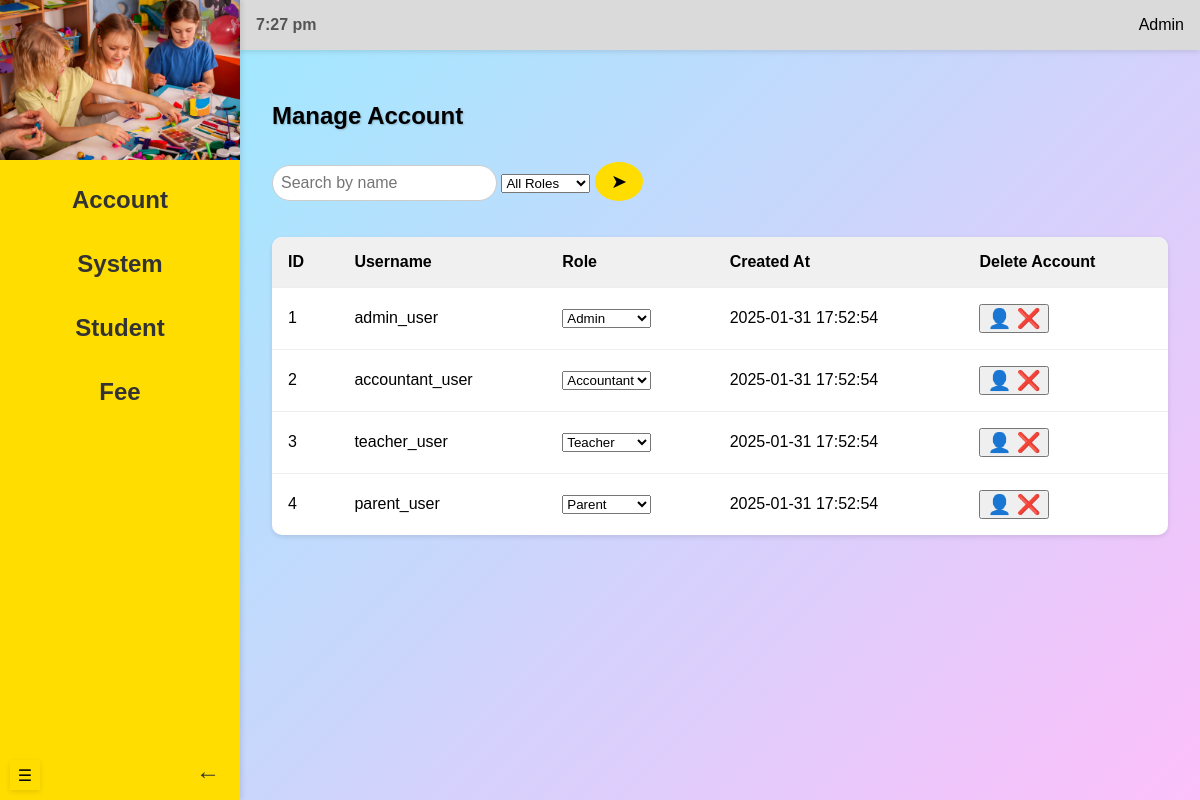
The page /admin/manageAccount (signed in) on the database its author committed.
### models.py (models this page shows)
class User(db.Model, UserMixin):
    __tablename__ = 'users'
    id = db.Column(db.Integer, primary_key=True, autoincrement=True)
    username = db.Column(db.String(255), unique=True, nullable=False)
    email = db.Column(db.String(255), unique=True, nullable=False)
    password = db.Column(db.String(255), nullable=False)
    role = db.Column(
        db.Enum('admin', 'accountant', 'teacher', 'parent', name='user_roles'),
        nullable=False
    )
    created_at = db.Column(db.DateTime, default=func.current_timestamp())
    flag = db.Column(db.Boolean, default=True)
    students = db.relationship('Student', backref='guardian', cascade='all, delete-orphan')
    payments = db.relationship('Payment', backref='user', cascade='all, delete-orphan')
    notifications = db.relationship('Notification', backref='user', cascade='all, delete-orphan')

### routes/admin_routes.py (the view)
@admin_blueprint.route("/manageAccount", methods=["GET", "POST"])
@login_required
def manageAccount():
    from datetime import datetime
    users = User.query.all()
    now = datetime.now()
    search = request.args.get('search', '')
    role = request.args.get('role', '')
    return render_template("manageAccount.html", users=users, now=now, search=search, role=role)

### app.py (called while the page is built)
@login_manager.user_loader
def load_user(user_id):
    return User.query.get(int(user_id))

### templates/manageAccount.html (shortened to what this page needs)
{% extends "adminBase.html" %}
{% block header %}
    <link rel="stylesheet" href="{{ url_for('static', filename='manageAccount.css') }}">
{% endblock %}
{% block content %}
        <section class="content">
            <div class="header-container">
                <h1>Manage Account</h1>
            </div>
            <div class="search-bar">
                <form method="GET" action="{{ url_for('admin.manageAccount') }}">
                    <input type="text" name="search" placeholder="Search by name" value="{{ request.args.get('search', '') }}">
                    <select name="role">
                        <option value="">All Roles</option>
                    </select>
                    <button type="submit">&#x27A4;</button>
                </form>
            </div>
            <br><br>
            <div class="table-container">
                <table id="myTable2">
                    <thead>
                        <tr>
                            <th>ID</th>
                            <th>Username</th>
                            <th>Role</th>
                            <th>Created At</th>
                            <th>Delete Account</th>
                        </tr>
                    </thead>
                    <tbody>
                        {% for user in users %}
                            {% if (not search or search.lower() in user.username.lower())
                            and (not role or role == user.role) %}
                                <tr>
                                    <td>{{ user.id }}</td>
                                    <td>{{ user.username }}</td>
                                    <td>
                                        <select class="role-select" data-user-id="{{ user.id }}">
                                            <option value="admin" {% if user.role == 'admin' %}selected{% endif %}>Admin</option>
                                            <option value="teacher" {% if user.role == 'teacher' %}selected{% endif %}>Teacher</option>
                                            <option value="accountant" {% if user.role == 'accountant' %}selected{% endif %}>Accountant</option>
                                            <option value="parent" {% if user.role == 'parent' %}selected{% endif %}>Parent</option>
                                        </select>
                                    </td>
                                    <td>{{ user.created_at }}</td>
                                    <td>
                                        <button class="delete-icon" data-user-id="{{ user.id }}">&#128100; &#10060;</button>
                                    </td>
                                </tr>
                            {% endif %}
                        {% endfor %}
                    </tbody>
                </table>
            </div>
        </section>
    </div>
{%endblock%}

### static/manageAccount.css (style rules this page uses)
body { margin: 0; font-family: Arial, sans-serif; display: flex; height: 100vh; background: linear-gradient(135deg, #93efff, #fdbffa); transition: margin-left 0.3s ease; overflow: hidden; }
.header-container { display: flex; justify-content: space-between; align-items: center; margin-bottom: 1rem; }
.search-bar { display: flex; gap: 0.5rem; }
.search-bar input { padding: 0.5rem; border: 1px solid #ccc; border-radius: 20px; outline: none; font-size: 1rem; }
.search-bar button { padding: 0.5rem 1rem; background: #FFDD00; border: none; border-radius: 50%; cursor: pointer; font-size: 1.2rem; transition: background 0.3s; }
.content { padding: 2rem; overflow-y: auto; }
.content h1 { margin-bottom: 1rem; font-size: 1.5rem; text-shadow: 1px 1px 2px rgba(0, 0, 0, 0.2); }
table { width: 100%; border-collapse: collapse; background: #fff; box-shadow: 0 2px 5px rgba(0, 0, 0, 0.1); border-radius: 10px; overflow: hidden; }
table th, table td { text-align: left; padding: 1rem; border-bottom: 1px solid #eee; }
table th { background: #f0f0f0; font-weight: bold; cursor: pointer; }
table tbody tr:last-child td { border-bottom: none; }
.delete-icon { color: red; font-size: 1.2rem; cursor: pointer; }

### rows shown on the page
User: id "1", username "admin_user", role+id "Admin", created_at "2025-01-31 17:52:54"
User: id "2", username "accountant_user", role+id "Accountant", created_at "2025-01-31 17:52:54"
User: id "3", username "teacher_user", role+id "Teacher", created_at "2025-01-31 17:52:54"
User: id "4", username "parent_user", role+id "Parent", created_at "2025-01-31 17:52:54"
